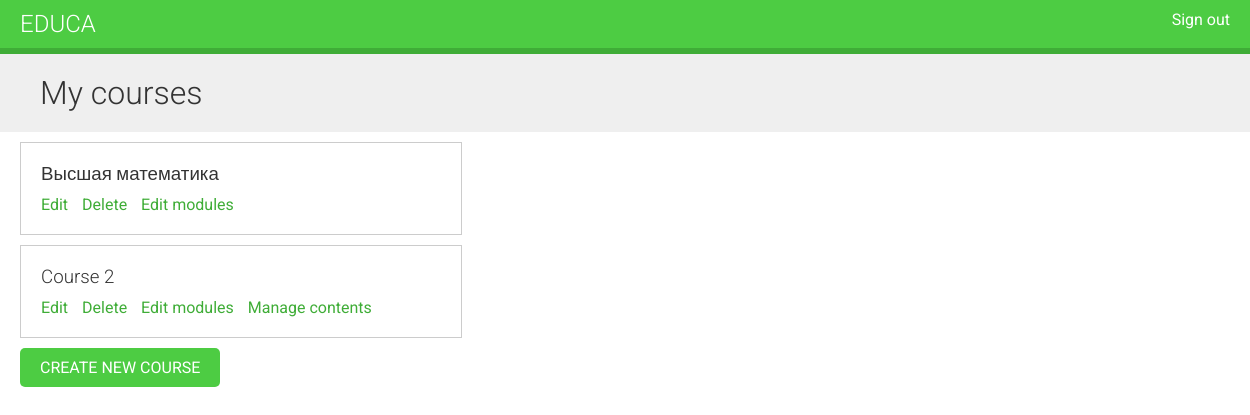
Before: /course/mine/ (signed in) with the older database file.
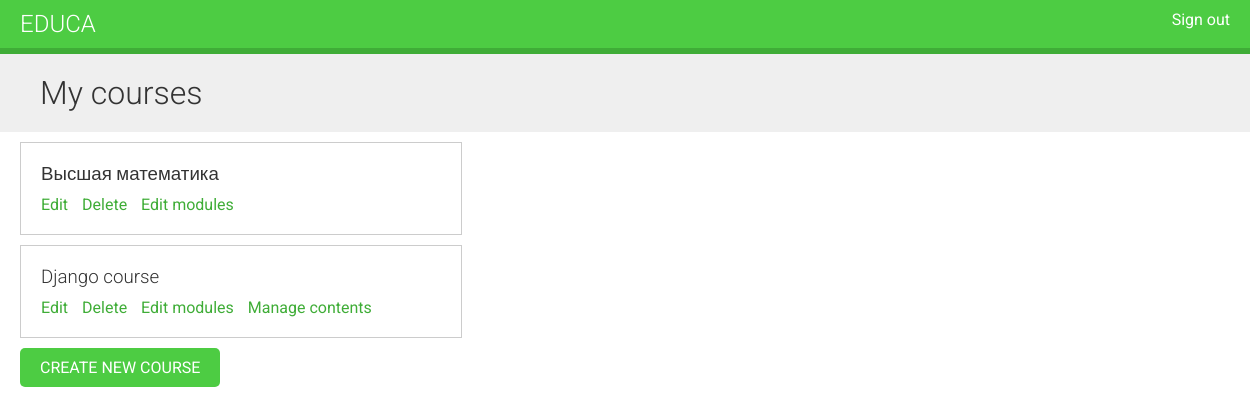
After: the same page with the newer database file.
### courses/models.py (models this page shows, shortened)
class Course(models.Model):
    owner = models.ForeignKey(User, related_name='courses_created', on_delete=models.CASCADE)
    subject = models.ForeignKey(Subject, related_name='courses', on_delete=models.CASCADE)
    title = models.CharField(max_length=200)
    slug = models.SlugField(max_length=200, unique=True)
    overview = models.TextField()
    created = models.DateTimeField(auto_now_add=True)
    students = models.ManyToManyField(User, related_name='courses_joined', blank=True)
    class Meta:
        ordering = ['-created',]

### courses/views.py (the view)
# urls.py: path('mine/', views.ManageCourseListView.as_view(), name='manage_course_list'),
class ManageCourseListView(OwnerCourseMixin, ListView):
    template_name = 'manage/course/list.html'

### courses/views.py (called while the page is built)
    def get_queryset(self):
        qs = super(OwnerMixin, self).get_queryset()
        return qs.filter(owner=self.request.user)

### courses/templates/manage/course/list.html (shortened to what this page needs)
{% extends "base.html" %}
{% block content %}
<h1>My courses</h1>
<div class="module">
    {% for course in object_list %}
    <div class="course-info">
        <h3>{{ course.title }}</h3>
        <p>
            <a href="{% url 'course_edit' course.id %}">Edit</a>
            <a href="{% url 'course_delete' course.id %}">Delete</a>
            <a href="{% url 'course_module_update' course.id %}">Edit modules</a>
            {% if course.modules.count > 0 %}
            <a href="{% url 'module_content_list' course.modules.first.id %}">Manage contents</a>
            {% endif %}
        </p>
    </div>
    {% empty %}
    <p>You haven't created any courses yet.</p>
    {% endfor %}
    <p>
        <a href="{% url 'course_create' %}" class="button">Create new course</a>
    </p>
</div>
{% endblock %}

Changed rows visible on the page:
changed Course: title "Course 2" → "Django course"
